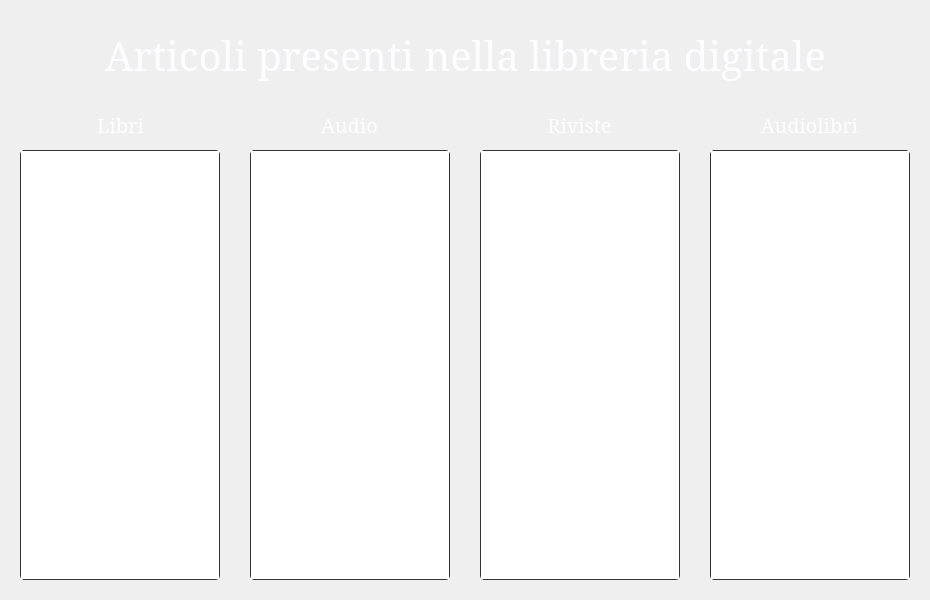
<?xml version="1.0" encoding="UTF-8"?>
<ui version="4.0">
 <class>VisualizzaArticoliDialog</class>
 <widget class="QDialog" name="VisualizzaArticoliDialog">
  <property name="geometry">
   <rect>
    <x>0</x>
    <y>0</y>
    <width>930</width>
    <height>600</height>
   </rect>
  </property>
  <property name="windowTitle">
   <string>LibreriaDigitale</string>
  </property>
  <widget class="QPlainTextEdit" name="libriTextEdit">
   <property name="geometry">
    <rect>
     <x>20</x>
     <y>150</y>
     <width>200</width>
     <height>430</height>
    </rect>
   </property>
   <property name="font">
    <font>
     <family>Garamond</family>
     <pointsize>10</pointsize>
    </font>
   </property>
   <property name="styleSheet">
    <string notr="true">*{
color: #fdfdff;
border: 1px solid #333333;
font-family: &quot;Garamond&quot;;
border-radius: 4px;
font-size: 10pt;
}</string>
   </property>
   <property name="readOnly">
    <bool>true</bool>
   </property>
  </widget>
  <widget class="QLabel" name="label">
   <property name="geometry">
    <rect>
     <x>0</x>
     <y>20</y>
     <width>931</width>
     <height>71</height>
    </rect>
   </property>
   <property name="font">
    <font>
     <family>Garamond</family>
     <pointsize>30</pointsize>
     <weight>50</weight>
     <italic>false</italic>
     <bold>false</bold>
    </font>
   </property>
   <property name="text">
    <string>&lt;html&gt;&lt;head/&gt;&lt;body&gt;&lt;p&gt;&lt;span style=&quot; color:#fdfdff;&quot;&gt;Articoli presenti nella libreria digitale&lt;/span&gt;&lt;/p&gt;&lt;/body&gt;&lt;/html&gt;</string>
   </property>
   <property name="alignment">
    <set>Qt::AlignCenter</set>
   </property>
  </widget>
  <widget class="QPlainTextEdit" name="audioTextEdit">
   <property name="geometry">
    <rect>
     <x>250</x>
     <y>150</y>
     <width>200</width>
     <height>430</height>
    </rect>
   </property>
   <property name="font">
    <font>
     <family>Garamond</family>
     <pointsize>10</pointsize>
    </font>
   </property>
   <property name="styleSheet">
    <string notr="true">*{
color: #fdfdff;
border: 1px solid #333333;
font-family: &quot;Garamond&quot;;
border-radius: 4px;
font-size: 10pt;
}</string>
   </property>
   <property name="readOnly">
    <bool>true</bool>
   </property>
  </widget>
  <widget class="QPlainTextEdit" name="rivisteTextEdit">
   <property name="geometry">
    <rect>
     <x>480</x>
     <y>150</y>
     <width>200</width>
     <height>430</height>
    </rect>
   </property>
   <property name="font">
    <font>
     <family>Garamond</family>
     <pointsize>10</pointsize>
    </font>
   </property>
   <property name="styleSheet">
    <string notr="true">*{
color: #fdfdff;
border: 1px solid #333333;
font-family: &quot;Garamond&quot;;
border-radius: 4px;
font-size: 10pt;
}</string>
   </property>
   <property name="readOnly">
    <bool>true</bool>
   </property>
  </widget>
  <widget class="QLabel" name="AudioLabel">
   <property name="geometry">
    <rect>
     <x>254</x>
     <y>110</y>
     <width>191</width>
     <height>31</height>
    </rect>
   </property>
   <property name="font">
    <font>
     <family>Garamond</family>
     <pointsize>15</pointsize>
    </font>
   </property>
   <property name="text">
    <string>&lt;html&gt;&lt;head/&gt;&lt;body&gt;&lt;p&gt;&lt;span style=&quot; color:#fdfdff;&quot;&gt;Audio&lt;/span&gt;&lt;/p&gt;&lt;/body&gt;&lt;/html&gt;</string>
   </property>
   <property name="alignment">
    <set>Qt::AlignCenter</set>
   </property>
  </widget>
  <widget class="QLabel" name="LibriLabel">
   <property name="geometry">
    <rect>
     <x>20</x>
     <y>110</y>
     <width>201</width>
     <height>31</height>
    </rect>
   </property>
   <property name="font">
    <font>
     <family>Garamond</family>
     <pointsize>15</pointsize>
    </font>
   </property>
   <property name="text">
    <string>&lt;html&gt;&lt;head/&gt;&lt;body&gt;&lt;p&gt;&lt;span style=&quot; color:#fdfdff;&quot;&gt;Libri&lt;/span&gt;&lt;/p&gt;&lt;/body&gt;&lt;/html&gt;</string>
   </property>
   <property name="alignment">
    <set>Qt::AlignCenter</set>
   </property>
  </widget>
  <widget class="QLabel" name="RivisteLabel">
   <property name="geometry">
    <rect>
     <x>484</x>
     <y>110</y>
     <width>191</width>
     <height>31</height>
    </rect>
   </property>
   <property name="font">
    <font>
     <family>Garamond</family>
     <pointsize>15</pointsize>
    </font>
   </property>
   <property name="text">
    <string>&lt;html&gt;&lt;head/&gt;&lt;body&gt;&lt;p&gt;&lt;span style=&quot; color:#fdfdff;&quot;&gt;Riviste&lt;/span&gt;&lt;/p&gt;&lt;/body&gt;&lt;/html&gt;</string>
   </property>
   <property name="alignment">
    <set>Qt::AlignCenter</set>
   </property>
  </widget>
  <widget class="QPlainTextEdit" name="audiolibriTextEdit">
   <property name="geometry">
    <rect>
     <x>710</x>
     <y>150</y>
     <width>200</width>
     <height>430</height>
    </rect>
   </property>
   <property name="font">
    <font>
     <family>Garamond</family>
     <pointsize>10</pointsize>
    </font>
   </property>
   <property name="styleSheet">
    <string notr="true">*{
color: #fdfdff;
border: 1px solid #333333;
font-family: &quot;Garamond&quot;;
border-radius: 4px;
font-size: 10pt;
}</string>
   </property>
   <property name="readOnly">
    <bool>true</bool>
   </property>
  </widget>
  <widget class="QLabel" name="AudiolibriLabel">
   <property name="geometry">
    <rect>
     <x>714</x>
     <y>110</y>
     <width>191</width>
     <height>31</height>
    </rect>
   </property>
   <property name="font">
    <font>
     <family>Garamond</family>
     <pointsize>15</pointsize>
    </font>
   </property>
   <property name="text">
    <string>&lt;html&gt;&lt;head/&gt;&lt;body&gt;&lt;p&gt;&lt;span style=&quot; color:#fdfdff;&quot;&gt;Audiolibri&lt;/span&gt;&lt;/p&gt;&lt;/body&gt;&lt;/html&gt;</string>
   </property>
   <property name="alignment">
    <set>Qt::AlignCenter</set>
   </property>
  </widget>
 </widget>
 <resources/>
 <connections/>
</ui>
